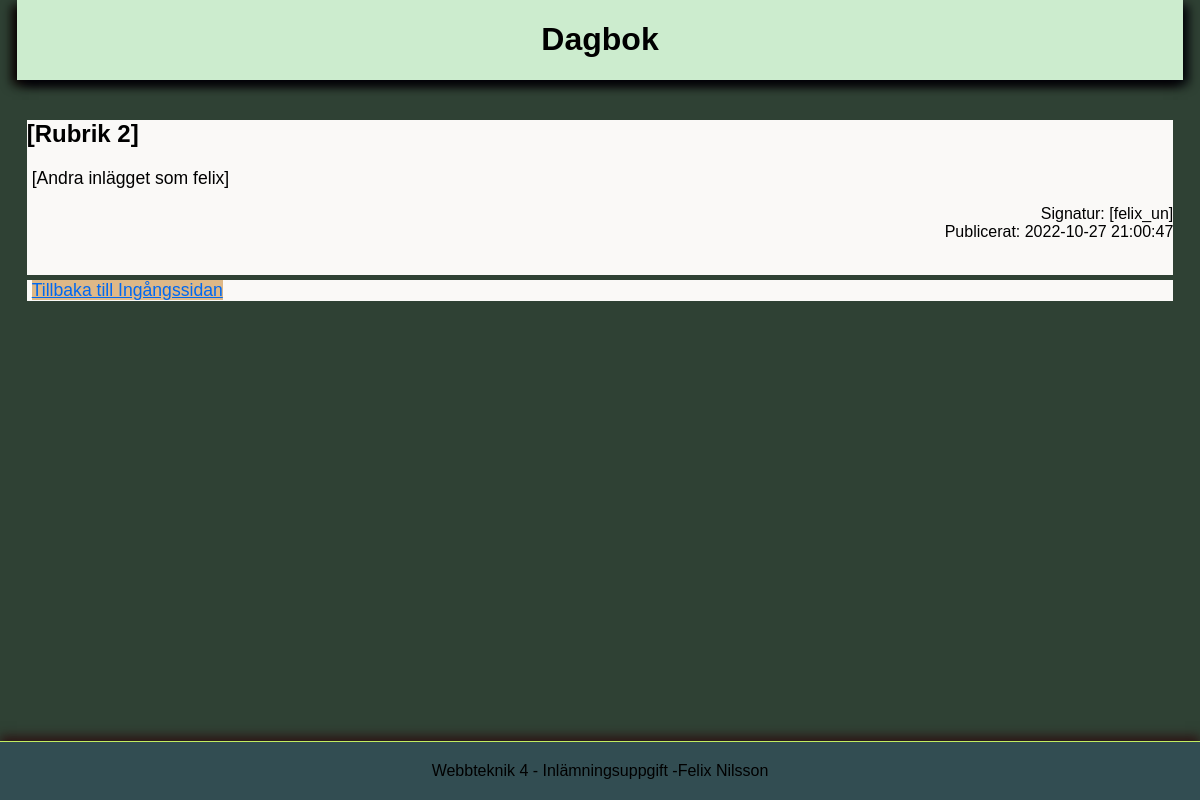
Screenshot of /inläggssida.php?id=2 with the database file from the repository.
### tables this page shows
CREATE TABLE `diary` (
  `headline` varchar(100) DEFAULT NULL COMMENT 'inläggets rubrik',
  `content` varchar(10000) DEFAULT NULL COMMENT 'inläggets innehåll',
  `signature` varchar(50) DEFAULT NULL COMMENT 'skribentens signatur',
  `timestamp` timestamp NOT NULL DEFAULT CURRENT_TIMESTAMP COMMENT 'inläggets TIMESTAMP',
  `ID` int NOT NULL COMMENT 'indexerings-id'
);

### inläggssida.php (the view, shortened to what this page needs)
<?php ini_set('display_errors', 1); ini_set('display_startup_errors', 1); error_reporting(E_ALL);
    $servername = "localhost";
    $my_username = "fn222hn";
    $my_password = "Jtrvsk";
    $conn = mysqli_connect($servername, $my_username, $my_password, $my_username);
?>
<html>
	<head>
		<link rel="stylesheet" type="text/css" href="css/layout.css">
	</head>
	<body>
		<header>
			<h1>Dagbok</h1>
		</header>
		<main>
			<div>
               	<?php
                    $this_post = $_GET['id'];
                    $post = mysqli_query($conn, "SELECT * FROM diary WHERE ID = $this_post");
                    while ($post_parts = mysqli_fetch_array($post)) {
                        echo "<div class='posts'>" .
					         "<h2>" . $post_parts['headline'] . "</h2>
                             <h3>" . $post_parts['content'] . "</h3>
                             <p>Signatur: " . $post_parts['signature'] . "<br>
                             Publicerat: " . $post_parts['timestamp'] . "</p> <br>
                             </div>";
                        }
                    ?>
			</div>
            <div>
                <h3><a href="ingångssida.php"> Tillbaka till Ingångssidan</a></h3>
            </div>
		</main>
	</body>
	<footer>
		<p>Webbteknik 4 - Inlämningsuppgift -Felix Nilsson</p>
	</footer>
</html>

### css/layout.css (style rules this page uses)
html, body, nav, header, main, aside, footer, article, section, div { margin: 0; padding: 0; box-sizing: border-box; }
html { height: 100%; user-select: none; }
body { height: 100%; background-color: rgb(47, 65, 52); color: #000000; font-family: Verdana, Geneva, Tahoma, sans-serif; display: grid; grid-template-columns: auto minmax(100px,1400px) auto; grid-template-rows: min-content auto min-content; grid-template-areas: ". header ." ". main ." "footer footer footer"; }
header { grid-area: header; background-color: rgb(204, 236, 206); box-shadow: 5px 5px 10px rgb(0, 2, 8), -5px 5px 10px rgb(10, 1, 1); margin-bottom: 10px; }
header h1 { text-align: center; }
main { grid-area: main; padding: 10px; }
main h3 { font-weight: normal; margin: 5px; font-size: 1.1em; }
main div { background-color: rgb(250, 249, 247); }
main div p { text-align: right; font-size: 1em; }
footer { grid-area: footer; background-color: rgb(50, 77, 82); border-top: 1px solid rgb(194, 236, 96); box-shadow: 0px -5px 10px rgb(44, 20, 20); padding: 4px; font-size: 1em; text-align: center; }
a { color: rgb(0, 104, 240); background-color: burlywood; }

### rows the page displays
diary: headline "[Rubrik 2]", content "[Andra inlägget som felix]", signature "[felix_un]", timestamp "2022-10-27 21:00:47"
